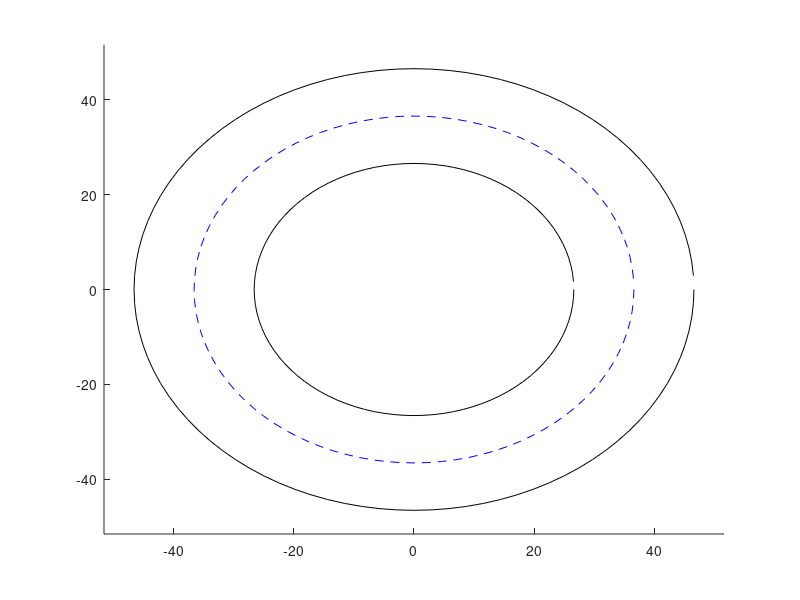

MATLAB code to generate this figure: (Note: this script raises an error after producing the figure.)
clear;clc

%% Contains the ringroad parameters:
RingRoad_Params.Road_Length = 230;
RingRoad_Params.number_cars = 30;
RingRoad_Params.number_lanes = 2;
RingRoad_Params.trajectory_time = 30;
RingRoad_Params.dt = .1;


L = RingRoad_Params.Road_Length;
n = RingRoad_Params.number_cars;
number_lanes = RingRoad_Params.number_lanes;
tf = RingRoad_Params.trajectory_time; % final time of trajectory computation
dt = RingRoad_Params.dt; % Time step [s]
numSteps = tf/dt;

%% Individual vehicle driving parameters:
b = 20; 
a = 0.5; 
vm = 9.72; 
d0 = 4.5;
x = 1.5;
y = 2;

wantUniform = true;

Params = zeros(n,6);
if(wantUniform)
    for i=1:n
        Params(i,:) = [b,a,vm,d0,x,y];
    end
else    
    for i=1:n
        b_i = b + normrnd(0,1);
        a_i = a + normrnd(0,.1);
        vm_i = vm + normrnd(0,1.5);
        d0_i = d0 + normrnd(0,.3);
        x_i = x + normrnd(0,.05);
        y_i = y + normrnd(0,.05);
        Params(i,:) = [b_i,a_i,vm_i,d0_i,x_i,y_i];
    end
end

%% Initial Conditions:


s_star = RingRoad_Params.Road_Length/RingRoad_Params.number_cars;

v_star = vm*(tanh(s_star./d0-2)+tanh(2))/(1+tanh(2));



initial_spacings = ones(n,1)*s_star;

stateMat = zeros(n,2); % Form: [position,velocity]
stateMat(:,1) = cumsum(initial_spacings);
stateMat(:,2) = v_star;

laneMat = ones(n,1);% 0 if in lane one, 1 if in lane two. All start in lane one

posVals = zeros(n,numSteps);
speedVals = zeros(n,numSteps);

% laneMat = ones(n,number_lanes);
% for l=2:number_lanes
%     laneMat(:,l) = laneMat(:,l)*l;
% end

accel_vals = zeros(n,1);

%% Plotting:

circumfReal = L;
radReal = circumfReal/(2*pi);
delta = 5;
circumferenceOutter = circumfReal;
radOutter = circumferenceOutter/(2*pi)+delta;
circumferenceInner = circumfReal;
radInner = circumferenceInner/(2*pi)-delta;

posMatrix = zeros(n,2);

inner = zeros(100,2);
middle = zeros(100,2);
outter = zeros(100,2);

for i=1:100
    theta = 2*pi*(i/100);
    inner(i,1) = cos(theta)*(radInner-delta);
    inner(i,2) = sin(theta)*(radInner-delta);
    outter(i,1) = cos(theta)*(radOutter+delta);
    outter(i,2) = sin(theta)*(radOutter+delta);
    middle(i,1) = cos(theta)*(radReal);
    middle(i,2) = sin(theta)*(radReal);
end

colorGradient = linspace(1,10,n);

close all;
figure
hold on;
plot(inner(:,1),inner(:,2),'k-')
plot(outter(:,1),outter(:,2),'k-')
plot(middle(:,1),middle(:,2),'b--')
xlim([-radOutter-10,radOutter+10])
ylim([-radOutter-10,radOutter+10])

%% Simulation:


for t=1:numSteps
    %% Do integration steps:
    clc
    disp(t)
    
%     lane_check_frequency = 5;
%     if(mod(t,lane_check_frequency)==0)
%         laneMat = laneCheck(Params,laneMat,stateMat,changing_params,dt);
%     end
    
    accel_vals = accelCalc(Params,laneMat,stateMat,RingRoad_Params);
    
    t_decel = 20;
    
    if(t >= 1 && t <= t_decel)
        accel_vals(1) = -(v_star/t_decel);
        disp('Causing Breaking Event')
    end
    
    stateMat(:,2) = stateMat(:,2)+accel_vals*dt;
    stateMat(:,1) = stateMat(:,1)+stateMat(:,2)*dt;
     
    for carNum=1:n
        if(stateMat(carNum,1)>L)
         stateMat(carNum,1) = stateMat(carNum,1)-L;
        end
    end
    
    posVals(:,t) = stateMat(:,1);
    speedVals(:,t) = stateMat(:,2);
    
    
    %% Put everything into the circular track: 
    for carNum=1:n
        theta = (stateMat(carNum,1)/circumfReal)*2*pi;
        if(laneMat(carNum,1))
            posMatrix(carNum,1) = cos(theta)*radOutter;
            posMatrix(carNum,2) = sin(theta)*radOutter;
        else
            posMatrix(carNum,1) = cos(theta)*radInner;
            posMatrix(carNum,2) = sin(theta)*radInner;
        end
    end
    
    %Plotting the current trajectories and lanes:
    
    cla;
    %plot(posMatrix(:,1),posMatrix(:,2),'ro');%This actually plots the cars
    scatter(posMatrix(:,1),posMatrix(:,2),50,colorGradient,'filled');
    %Draw lines to denote lanes:
    plot(inner(:,1),inner(:,2),'k-');
    plot(outter(:,1),outter(:,2),'k-');
    plot(middle(:,1),middle(:,2),'b--');
    v_bar = mean(stateMat(:,2));
    title(strcat('Mean Speed:',num2str(v_bar)))
    
    pause(.05)
    
end

%% Plot Phase Diagram:

figure()
plot(posVals','b.','MarkerSize',5)
ylim([0 RingRoad_Params.Road_Length])

%% String Stability Diagram:
speed_diff_vals = zeros(n,numSteps);
spacing_vals = zeros(n,numSteps);

for c=1:n
    if(c==n-1)
        speed_diff_vals(c,:) = speedVals(n,:) - speedVals(c,:);
        spacing_vals(c,:) = posVals(n,:) - posVals(c,:);
        spacing_vals(c,:) = mod(spacing_vals(c,:),L);
    else
        speed_diff_vals(c,:) = speedVals(mod(c+1,n),:) - speedVals(c,:);
        spacing_vals(c,:) = posVals(mod(c+1,n),:) - posVals(c,:);
        spacing_vals(c,:) = mod(spacing_vals(c,:),L);
    end
end

figure()
subplot(3,1,1)
hold on

for c=1:n
    p= Params(c,:);
    lambda_vals = string_stability(p,10,10,spacing_vals(c,:));
    if(c==1)
        plot(lambda_vals,'r.')
    else
        plot(lambda_vals,'b.')
    end
end

subplot(3,1,2)
hold on

for c=1:n
    if(c==1)
        plot(spacing_vals(c,:),'r.')
    else
        plot(spacing_vals(c,:),'b.')
    end
end

min_s = min(spacing_vals,[],'all');
max_s = max(spacing_vals,[],'all');
s_range = min_s:.05:max_s;

lambda_range = string_stability(p,10,10,s_range);

subplot(3,1,3)
hold on
plot(s_range,lambda_range)
plot(s_star,string_stability(p,10,10,s_star),'k*','MarkerSize',10)





